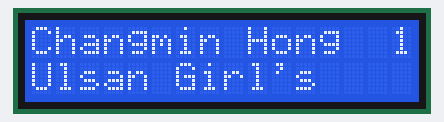
A program run on a simulated Raspberry Pi Pico running MicroPython. Shown: 16×2 character LCD. Library files of the repository ran but are not shown: i2c_lcd.py.

Above: at 0.1 s.

Measured:
- what the display in image 0 shows lasts 1.0 s, from 0.1 s to 1.1 s

The program:

lec4_1.py
```python
# LCD 활용 예제
from machine import I2C, Pin, time_pulse_us
from i2c_lcd import I2cLcd
import time

DEFAULT_I2C_ADDR = 0x27

def setup():
    global lcd
    i2c = I2C(0,sda=Pin(0),scl=Pin(1),freq=400000) # SDA는 0번핀, SCL은 1번 핀
    lcd = I2cLcd(i2c, DEFAULT_I2C_ADDR, 2, 16)

def loop():
    while True:
        lcd.move_to(0,0) # 첫번째 줄
        lcd.putstr("Changmin Hong") # 작성할 내용
        lcd.move_to(0,1) # 두번째 줄
        lcd.putstr('Ulsan Girl\'s') # 작성할 내용
        lcd.move_to(15, 0)  # 특정 공간을 지정
        lcd.putstr('1')  # 작성할 내용
        time.sleep(1)
        lcd.clear()

# 동작 시작 부분
setup()
loop()
```
